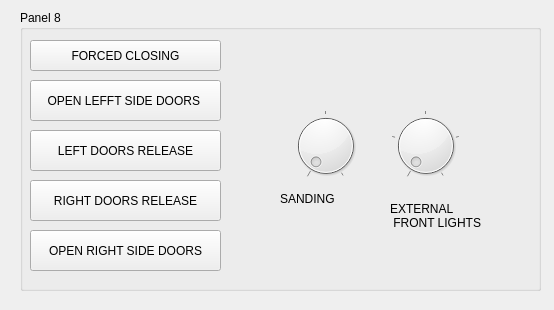
<?xml version="1.0" encoding="UTF-8"?>
<ui version="4.0">
 <class>Panel8</class>
 <widget class="QWidget" name="Panel8">
  <property name="geometry">
   <rect>
    <x>0</x>
    <y>0</y>
    <width>554</width>
    <height>310</height>
   </rect>
  </property>
  <property name="windowTitle">
   <string>Form</string>
  </property>
  <widget class="QGroupBox" name="groupBox_2">
   <property name="geometry">
    <rect>
     <x>20</x>
     <y>10</y>
     <width>521</width>
     <height>281</height>
    </rect>
   </property>
   <property name="title">
    <string>Panel 8</string>
   </property>
   <widget class="QPushButton" name="pushButton">
    <property name="geometry">
     <rect>
      <x>10</x>
      <y>70</y>
      <width>191</width>
      <height>41</height>
     </rect>
    </property>
    <property name="text">
     <string>OPEN LEFFT SIDE DOORS </string>
    </property>
   </widget>
   <widget class="QPushButton" name="pushButton_2">
    <property name="geometry">
     <rect>
      <x>10</x>
      <y>120</y>
      <width>191</width>
      <height>41</height>
     </rect>
    </property>
    <property name="text">
     <string>LEFT DOORS RELEASE</string>
    </property>
   </widget>
   <widget class="QPushButton" name="pushButton_3">
    <property name="geometry">
     <rect>
      <x>10</x>
      <y>170</y>
      <width>191</width>
      <height>41</height>
     </rect>
    </property>
    <property name="text">
     <string> RIGHT DOORS RELEASE </string>
    </property>
   </widget>
   <widget class="QPushButton" name="pushButton_4">
    <property name="geometry">
     <rect>
      <x>10</x>
      <y>220</y>
      <width>191</width>
      <height>41</height>
     </rect>
    </property>
    <property name="text">
     <string>OPEN RIGHT SIDE DOORS</string>
    </property>
   </widget>
   <widget class="QPushButton" name="pushButton_5">
    <property name="geometry">
     <rect>
      <x>10</x>
      <y>30</y>
      <width>191</width>
      <height>31</height>
     </rect>
    </property>
    <property name="text">
     <string>FORCED CLOSING</string>
    </property>
   </widget>
   <widget class="QDial" name="sanding_switch">
    <property name="geometry">
     <rect>
      <x>250</x>
      <y>100</y>
      <width>111</width>
      <height>71</height>
     </rect>
    </property>
    <property name="maximum">
     <number>2</number>
    </property>
    <property name="invertedAppearance">
     <bool>false</bool>
    </property>
    <property name="invertedControls">
     <bool>false</bool>
    </property>
    <property name="wrapping">
     <bool>false</bool>
    </property>
    <property name="notchesVisible">
     <bool>true</bool>
    </property>
   </widget>
   <widget class="QDial" name="external_front_lights">
    <property name="geometry">
     <rect>
      <x>370</x>
      <y>100</y>
      <width>71</width>
      <height>71</height>
     </rect>
    </property>
    <property name="maximum">
     <number>4</number>
    </property>
    <property name="notchesVisible">
     <bool>true</bool>
    </property>
   </widget>
   <widget class="QLabel" name="label">
    <property name="geometry">
     <rect>
      <x>260</x>
      <y>180</y>
      <width>67</width>
      <height>17</height>
     </rect>
    </property>
    <property name="text">
     <string>SANDING</string>
    </property>
   </widget>
   <widget class="QLabel" name="label_2">
    <property name="geometry">
     <rect>
      <x>370</x>
      <y>180</y>
      <width>111</width>
      <height>51</height>
     </rect>
    </property>
    <property name="text">
     <string>EXTERNAL 
 FRONT LIGHTS</string>
    </property>
   </widget>
  </widget>
 </widget>
 <resources/>
 <connections/>
</ui>
